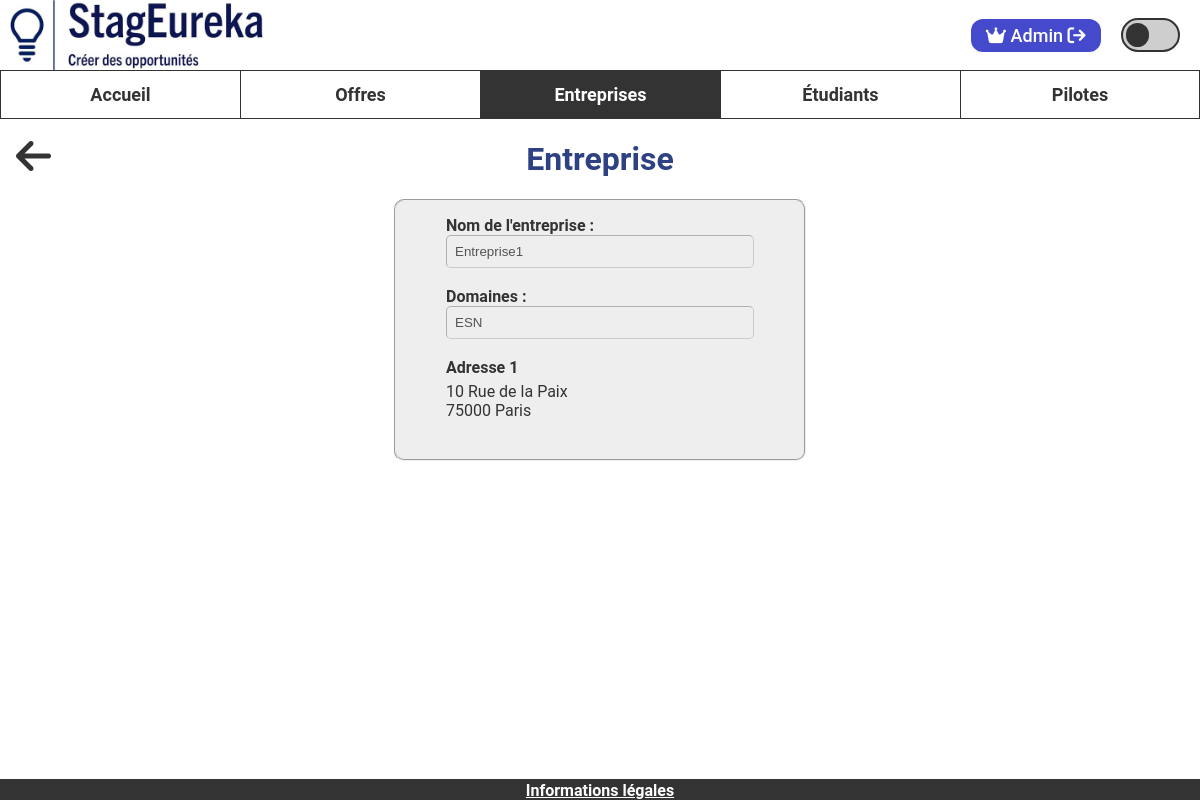
Page /www/entreprise/lire/1 (signed in) on the committed database.
### tables this page shows
CREATE TABLE Company (
   idCompany INT NOT NULL AUTO_INCREMENT,
   nameCompany VARCHAR(50) NOT NULL,
   activityAera VARCHAR(50) NOT NULL,
   applicationAmount INT NOT NULL DEFAULT 0,
   visible TINYINT(1) NOT NULL DEFAULT 1,
   PRIMARY KEY(idCompany)
);

CREATE TABLE Address(
   idAddress INT NOT NULL AUTO_INCREMENT,
   streetNumber INT NOT NULL,
   streetName VARCHAR(50) NOT NULL,
   idCity INT NOT NULL,
   PRIMARY KEY(idAddress),
   FOREIGN KEY(idCity) REFERENCES City(idCity)
);

CREATE TABLE City(
   idCity INT NOT NULL AUTO_INCREMENT,
   cityName VARCHAR(50),
   addressCode VARCHAR(10),
   PRIMARY KEY(idCity)
);

### www/modele/entreprise_modele.php (called while the page is built, shortened)
<?php
require_once "adresse_modele.php";
class Entreprise {
    public function __construct(int $id, string $nom, string $activite, int $nbCandidats, bool $visible, float $noteEtudiants, float $notePilotes, array $adresses) {
        $this->nom = $nom;
        $this->activite = $activite;
        $this->adresses = $adresses;
    }
}
function getEntreprise(int $idEntreprise, bool $cacherInvisible): ?Entreprise {
    $pdo = connexionBDD();
    $sql = "SELECT * FROM Company WHERE idCompany = :idEntreprise";
    if ($cacherInvisible) {
        $sql .= " AND visible = 1";
    }
    $requete = $pdo->prepare($sql);
    $requete->execute([
        ":idEntreprise" => $idEntreprise
    ]);
    $reponseBdd = $requete->fetch(PDO::FETCH_ASSOC);
    $entreprise = new Entreprise(
        $reponseBdd["idCompany"],
        $reponseBdd["nameCompany"],
        $reponseBdd["activityAera"],
        $reponseBdd["applicationAmount"],
        $reponseBdd["visible"],
        getMoyenneNotesEntreprise($reponseBdd["idCompany"], "ETUDIANT"),
        getMoyenneNotesEntreprise($reponseBdd["idCompany"], "PILOTE"),
        getAdressesEntreprise($reponseBdd["idCompany"])
    );
    return $entreprise;
}

### www/modele/adresse_modele.php (called while the page is built, shortened)
<?php
class Adresse {
    public function __construct(int $id, int $numero, string $rue, string $ville, string $codePostal) {
        $this->numero = $numero;
        $this->rue = $rue;
        $this->ville = $ville;
        $this->codePostal = $codePostal;
    }
}
function getAdressesEntreprise(int $idEntreprise): ?array {
    $pdo = connexionBDD();
    $requete = $pdo->prepare(
        "SELECT a.idAddress, a.streetNumber, a.streetName, city.cityName, city.addressCode
        FROM Company company
        JOIN is_settle s ON (company.idCompany = s.idCompany)
        JOIN Address a ON (s.idAddress = a.idAddress)
        JOIN City city ON (a.idCity = city.idCity)
        WHERE company.idCompany = :idEntreprise"
    );
    $requete->execute([
        ":idEntreprise" => $idEntreprise
    ]);
    $reponseBdd = $requete->fetchAll(PDO::FETCH_ASSOC);
    $adresses = [];
    foreach ($reponseBdd as $adresse) {
        $adresses[] = new Adresse(
            $adresse["idAddress"],
            $adresse["streetNumber"],
            $adresse["streetName"],
            $adresse["cityName"],
            $adresse["addressCode"]
        );
    }
    return $adresses;
}

### www/vue/php/entreprise/lire_entreprise_vue.php (the view, shortened to what this page needs)
<main>
    <button name="fleche-retour" id="fleche-retour" value="fleche-retour" onclick="location.href='<?= ADRESSE_SITE ?>/entreprise/liste'">
        <i class="fa-solid fa-arrow-left fa-3x"></i>
    </button>
    <div class="conteneur-entreprise">
        <h1>Entreprise</h1>
        <fieldset class="rectangle-gris">
            <div>
                <label for="entreprise">Nom de l'entreprise :</label><br>
                <input class="case-standard case-nom-ent" type="text" name="entreprise" id="entreprise" value="<?= $entreprise->nom ?>" disabled><br><br>
            </div>
            <div>
                <label for="domaine">Domaines :</label><br>
                <input class="case-standard case-domaine" type="text" name="domaine" id="domaine" value="<?= $entreprise->activite ?>" disabled><br><br>
            </div>
            <?php for ($i = 0; $i < count($entreprise->adresses); $i++) { ?>
                <h3>
                    Adresse <?= $i + 1 ?>
                </h3>
                <p>
                    <?= $entreprise->adresses[$i]->numero . " " . $entreprise->adresses[$i]->rue ?><br>
                    <?= $entreprise->adresses[$i]->codePostal . " " . $entreprise->adresses[$i]->ville ?><br>
                </p><br>
            <?php } ?>
        </fieldset>
    </div>
</main>
<?php
include "vue/php/mise_en_page_vue.php";
?>

### www/vue/css/style.css (style rules this page uses)
:root { --primary-color: #333333; --secondary-color: #cecece; --accent-color-1: #2e4283; --accent-color-2: #454acc; --alternate-color: #ffffff; --background-color: #ffffff; --background-color-2: #eeeeee; }
body { margin: 0; padding: 0; background-color: var(--background-color); color: var(--primary-color); overflow: hidden; }
body, textarea { font-family: 'Roboto', sans-serif; }
main { position: absolute; overflow-y: auto; top: 118.59px; bottom: 20px; left: 0px; right: 0px; }
#fleche-retour { background-color: unset; border: none; position: absolute; left: 10px; top: 16px; z-index: 99; color: var(--primary-color); cursor: pointer; }
.conteneur-entreprise { display: flex; flex-direction: column; align-items: center; }
.conteneur-entreprise .rectangle-gris { padding: 15px 50px 20px 50px; }
.conteneur-entreprise h1 { color: var(--accent-color-1); }
.case-standard { width: 290px; border-radius: 5px; border-width: 0.5px; padding: 8px; }
.rectangle-gris { border-radius: 10px; background-color: var(--background-color-2); }
.rectangle-gris label, .rectangle-gris h3 { margin-top: 0; margin-bottom: 5px; font-size: 16px; font-weight: bold; }
.rectangle-gris p { margin-top: 0; margin-bottom: 0; }

### rows in the picture
company: entreprise "Entreprise1", domaine "ESN"
address: streetNumber "10", streetName "Rue de la Paix", idCity.addressCode "75000", idCity.cityName "Paris"

### other values in the picture
$_SESSION["prenom"] "Admin"
